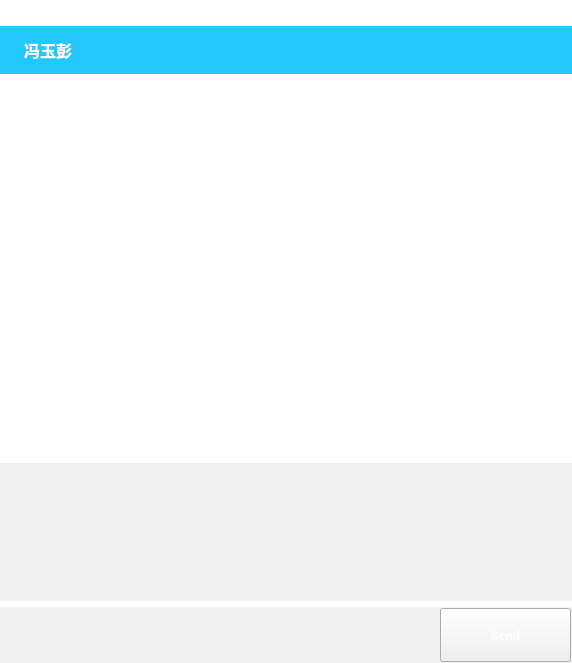
<?xml version="1.0" encoding="UTF-8"?>
<ui version="4.0">
 <class>ChatWindow</class>
 <widget class="QWidget" name="ChatWindow">
  <property name="geometry">
   <rect>
    <x>0</x>
    <y>0</y>
    <width>572</width>
    <height>663</height>
   </rect>
  </property>
  <property name="windowTitle">
   <string>Form</string>
  </property>
  <property name="styleSheet">
   <string notr="true">background-color: rgb(255, 255, 255);</string>
  </property>
  <layout class="QVBoxLayout" name="verticalLayout">
   <property name="leftMargin">
    <number>0</number>
   </property>
   <property name="topMargin">
    <number>0</number>
   </property>
   <property name="rightMargin">
    <number>0</number>
   </property>
   <property name="bottomMargin">
    <number>0</number>
   </property>
   <item>
    <layout class="QHBoxLayout" name="horizontalLayout_1">
     <item>
      <spacer name="horizontalSpacer_1">
       <property name="font">
        <font>
         <family>Roboto</family>
         <pointsize>10</pointsize>
        </font>
       </property>
       <property name="orientation">
        <enum>Qt::Horizontal</enum>
       </property>
       <property name="sizeType">
        <enum>QSizePolicy::Fixed</enum>
       </property>
       <property name="sizeHint" stdset="0">
        <size>
         <width>9</width>
         <height>20</height>
        </size>
       </property>
      </spacer>
     </item>
     <item>
      <widget class="QPushButton" name="closeButton">
       <property name="minimumSize">
        <size>
         <width>16</width>
         <height>16</height>
        </size>
       </property>
       <property name="maximumSize">
        <size>
         <width>16</width>
         <height>16</height>
        </size>
       </property>
       <property name="font">
        <font>
         <family>Roboto</family>
         <pointsize>10</pointsize>
        </font>
       </property>
       <property name="styleSheet">
        <string notr="true">QPushButton{
    image: url(:/src/GUI/close.png);
    border-style: outset;
}
QPushButton:hover{
    image: url(:/src/GUI/close_hover.png);
    border-style: outset;
}
QPushButton:pressed{
    image: url(:/src/GUI/close_hover.png);
    border-style: outset;
}
</string>
       </property>
       <property name="text">
        <string/>
       </property>
      </widget>
     </item>
     <item>
      <widget class="QPushButton" name="minimizeButton">
       <property name="minimumSize">
        <size>
         <width>16</width>
         <height>16</height>
        </size>
       </property>
       <property name="maximumSize">
        <size>
         <width>16</width>
         <height>16</height>
        </size>
       </property>
       <property name="font">
        <font>
         <family>Roboto</family>
         <pointsize>10</pointsize>
        </font>
       </property>
       <property name="styleSheet">
        <string notr="true">QPushButton{
    image: url(:/src/GUI/min.png);
    border-style: outset;
        border: none;
}
QPushButton:hover{
    image: url(:/src/GUI/min_hover.png);
    border-style: outset;
        border: none;
}
QPushButton:pressed{
    image: url(:/src/GUI/min_hover.png);
    border-style: outset;
        border: none;
}
</string>
       </property>
       <property name="text">
        <string/>
       </property>
      </widget>
     </item>
     <item>
      <spacer name="horizontalSpacer">
       <property name="font">
        <font>
         <family>Roboto</family>
         <pointsize>10</pointsize>
        </font>
       </property>
       <property name="orientation">
        <enum>Qt::Horizontal</enum>
       </property>
       <property name="sizeHint" stdset="0">
        <size>
         <width>40</width>
         <height>20</height>
        </size>
       </property>
      </spacer>
     </item>
    </layout>
   </item>
   <item>
    <layout class="QVBoxLayout" name="verticalLayout_1" stretch="0,1,0,0">
     <item>
      <widget class="QWidget" name="friendName" native="true">
       <property name="styleSheet">
        <string notr="true">background-color: rgb(36, 200, 254);</string>
       </property>
       <layout class="QHBoxLayout" name="horizontalLayout_2">
        <property name="leftMargin">
         <number>24</number>
        </property>
        <property name="topMargin">
         <number>12</number>
        </property>
        <property name="rightMargin">
         <number>12</number>
        </property>
        <property name="bottomMargin">
         <number>12</number>
        </property>
        <item>
         <widget class="QLabel" name="friendNameLabel">
          <property name="font">
           <font>
            <family>Roboto</family>
            <pointsize>12</pointsize>
            <weight>75</weight>
            <bold>true</bold>
           </font>
          </property>
          <property name="styleSheet">
           <string notr="true">color: rgb(255, 255, 255)</string>
          </property>
          <property name="text">
           <string>冯玉彭</string>
          </property>
         </widget>
        </item>
        <item>
         <spacer name="horizontalSpacer_2">
          <property name="orientation">
           <enum>Qt::Horizontal</enum>
          </property>
          <property name="sizeHint" stdset="0">
           <size>
            <width>40</width>
            <height>20</height>
           </size>
          </property>
         </spacer>
        </item>
       </layout>
      </widget>
     </item>
     <item>
      <layout class="QHBoxLayout" name="horizontalLayout_3">
       <property name="leftMargin">
        <number>9</number>
       </property>
       <property name="topMargin">
        <number>9</number>
       </property>
       <property name="rightMargin">
        <number>9</number>
       </property>
       <property name="bottomMargin">
        <number>9</number>
       </property>
       <item>
        <widget class="QTextBrowser" name="msgShowTextBrowser">
         <property name="font">
          <font>
           <family>Roboto</family>
           <pointsize>10</pointsize>
          </font>
         </property>
         <property name="styleSheet">
          <string notr="true">
border:none;</string>
         </property>
         <property name="readOnly">
          <bool>true</bool>
         </property>
        </widget>
       </item>
      </layout>
     </item>
     <item>
      <widget class="QWidget" name="msgSend" native="true">
       <property name="styleSheet">
        <string notr="true">background-color: rgb(240, 240, 240);</string>
       </property>
       <layout class="QHBoxLayout" name="horizontalLayout_4">
        <property name="leftMargin">
         <number>9</number>
        </property>
        <property name="topMargin">
         <number>9</number>
        </property>
        <property name="rightMargin">
         <number>9</number>
        </property>
        <property name="bottomMargin">
         <number>9</number>
        </property>
        <item>
         <widget class="QTextEdit" name="msgSendTextEdit">
          <property name="maximumSize">
           <size>
            <width>16777215</width>
            <height>120</height>
           </size>
          </property>
          <property name="font">
           <font>
            <family>Roboto</family>
            <pointsize>10</pointsize>
           </font>
          </property>
          <property name="styleSheet">
           <string notr="true">border:none;
color: rgb(112, 112, 112);</string>
          </property>
         </widget>
        </item>
       </layout>
      </widget>
     </item>
     <item>
      <widget class="QWidget" name="sendBottom" native="true">
       <property name="styleSheet">
        <string notr="true">background-color: rgb(240, 240, 240);</string>
       </property>
       <layout class="QHBoxLayout" name="horizontalLayout_5">
        <property name="spacing">
         <number>9</number>
        </property>
        <property name="leftMargin">
         <number>1</number>
        </property>
        <property name="topMargin">
         <number>1</number>
        </property>
        <property name="rightMargin">
         <number>1</number>
        </property>
        <property name="bottomMargin">
         <number>1</number>
        </property>
        <item>
         <spacer name="horizontalSpacer_3">
          <property name="font">
           <font>
            <family>Roboto</family>
           </font>
          </property>
          <property name="orientation">
           <enum>Qt::Horizontal</enum>
          </property>
          <property name="sizeHint" stdset="0">
           <size>
            <width>40</width>
            <height>20</height>
           </size>
          </property>
         </spacer>
        </item>
        <item>
         <widget class="QPushButton" name="emojiButton">
          <property name="minimumSize">
           <size>
            <width>20</width>
            <height>20</height>
           </size>
          </property>
          <property name="styleSheet">
           <string notr="true">#emojiButton{
 image: url(:/src/GUI/icon/emoji.png);
 border:none;
}
#emojiButton:hover{
 image: url(:/src/GUI/icon/emoji_hover.png);
 border:none;
}
#emojiButton:pressed{
 image: url(:/src/GUI/icon/emoji_press.png);
 border:none;
}</string>
          </property>
          <property name="text">
           <string/>
          </property>
         </widget>
        </item>
        <item>
         <widget class="QPushButton" name="callButton">
          <property name="minimumSize">
           <size>
            <width>20</width>
            <height>20</height>
           </size>
          </property>
          <property name="styleSheet">
           <string notr="true">#callButton{
 image: url(:/src/GUI/icon/call.png);
 border:none;
}
#callButton:hover{
 image: url(:/src/GUI/icon/call_hover.png);
 border:none;
}
#callButton:pressed{
 image: url(:/src/GUI/icon/call_press.png);
 border:none;
}</string>
          </property>
          <property name="text">
           <string/>
          </property>
         </widget>
        </item>
        <item>
         <widget class="QPushButton" name="videoButton">
          <property name="enabled">
           <bool>true</bool>
          </property>
          <property name="minimumSize">
           <size>
            <width>18</width>
            <height>18</height>
           </size>
          </property>
          <property name="styleSheet">
           <string notr="true">#videoButton{
 image: url(:/src/GUI/icon/video.png);
 border:none;
}
#videoButton:hover{
 image: url(:/src/GUI/icon/video_hover.png);
 border:none;
}
#videoButton:pressed{
 image: url(:/src/GUI/icon/video_press.png);
 border:none;
}</string>
          </property>
          <property name="text">
           <string/>
          </property>
         </widget>
        </item>
        <item>
         <widget class="QPushButton" name="voiceButton">
          <property name="minimumSize">
           <size>
            <width>23</width>
            <height>23</height>
           </size>
          </property>
          <property name="styleSheet">
           <string notr="true">#voiceButton{
 image: url(:/src/GUI/icon/voice.png);
 border:none;
}
#voiceButton:hover{
 image: url(:/src/GUI/icon/voice_hover.png);
 border:none;
}
#voiceButton:pressed{
 image: url(:/src/GUI/icon/voice_press.png);
 border:none;
}</string>
          </property>
          <property name="text">
           <string/>
          </property>
         </widget>
        </item>
        <item>
         <widget class="QPushButton" name="sendPictureButton">
          <property name="minimumSize">
           <size>
            <width>20</width>
            <height>20</height>
           </size>
          </property>
          <property name="styleSheet">
           <string notr="true">#sendPictureButton{
 image: url(:/src/GUI/icon/send_picture.png);
 border:none;
}
#sendPictureButton:hover{
 image: url(:/src/GUI/icon/send_picture_hover.png);
 border:none;
}
#sendPictureButton:pressed{
 image: url(:/src/GUI/icon/send_picture_press.png);
 border:none;
}</string>
          </property>
          <property name="text">
           <string/>
          </property>
         </widget>
        </item>
        <item>
         <widget class="QPushButton" name="sendFileButton">
          <property name="minimumSize">
           <size>
            <width>20</width>
            <height>20</height>
           </size>
          </property>
          <property name="styleSheet">
           <string notr="true">#sendFileButton{
 image: url(:/src/GUI/icon/send_file.png);
 border:none;
}
#sendFileButton:hover{
 image: url(:/src/GUI/icon/send_file_hover.png);
 border:none;
}
#sendFileButton:pressed{
 image: url(:/src/GUI/icon/send_file_press.png);
 border:none;
}</string>
          </property>
          <property name="text">
           <string/>
          </property>
         </widget>
        </item>
        <item>
         <widget class="QPushButton" name="sendPushButton">
          <property name="minimumSize">
           <size>
            <width>131</width>
            <height>54</height>
           </size>
          </property>
          <property name="maximumSize">
           <size>
            <width>131</width>
            <height>54</height>
           </size>
          </property>
          <property name="font">
           <font>
            <family>Roboto</family>
            <pointsize>10</pointsize>
            <weight>75</weight>
            <bold>true</bold>
           </font>
          </property>
          <property name="styleSheet">
           <string notr="true">QPushButton{
        border-image: url(:/src/GUI/button.png);
        color:rgb(254, 254, 254);
}
QPushButton:hover{
        border-image: url(:/src/GUI/button_hover.png);
        color:rgb(254, 254, 254);
}
QPushButton:pressed{
        border-image: url(:/src/GUI/button_press.png);
        color:rgb(254, 254, 254);
}
</string>
          </property>
          <property name="text">
           <string>Send</string>
          </property>
          <property name="icon">
           <iconset resource="chatwindowsrc.qrc">
            <normaloff>:/src/GUI/send.png</normaloff>:/src/GUI/send.png</iconset>
          </property>
          <property name="shortcut">
           <string>Ctrl+Return</string>
          </property>
         </widget>
        </item>
       </layout>
      </widget>
     </item>
    </layout>
   </item>
  </layout>
 </widget>
 <resources>
  <include location="chatwindowsrc.qrc"/>
 </resources>
 <connections/>
</ui>
